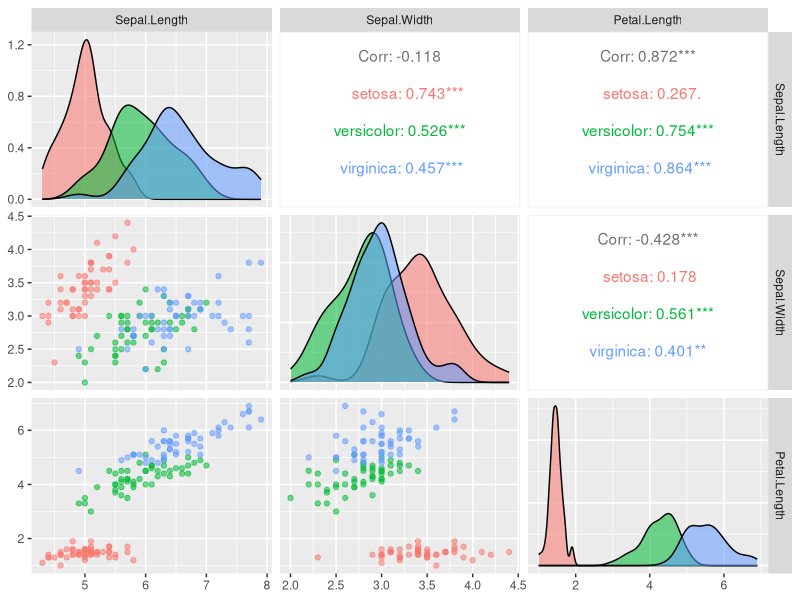
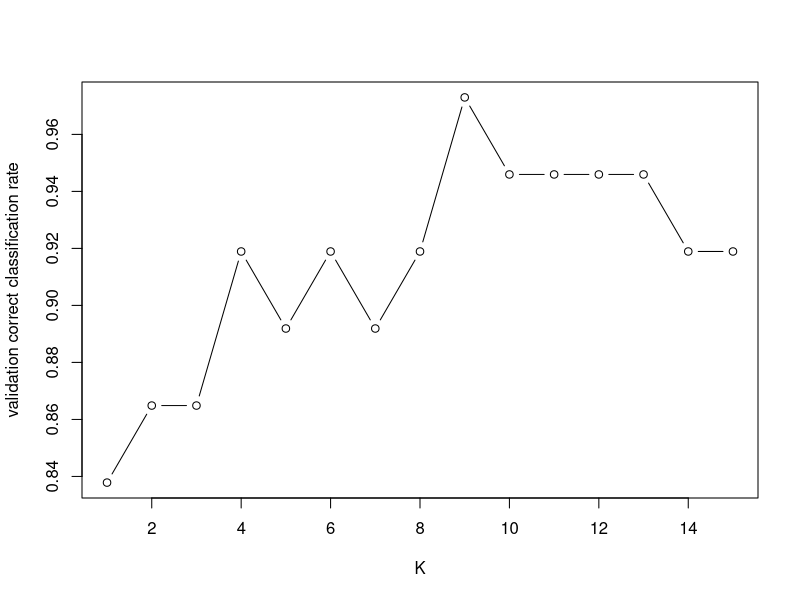
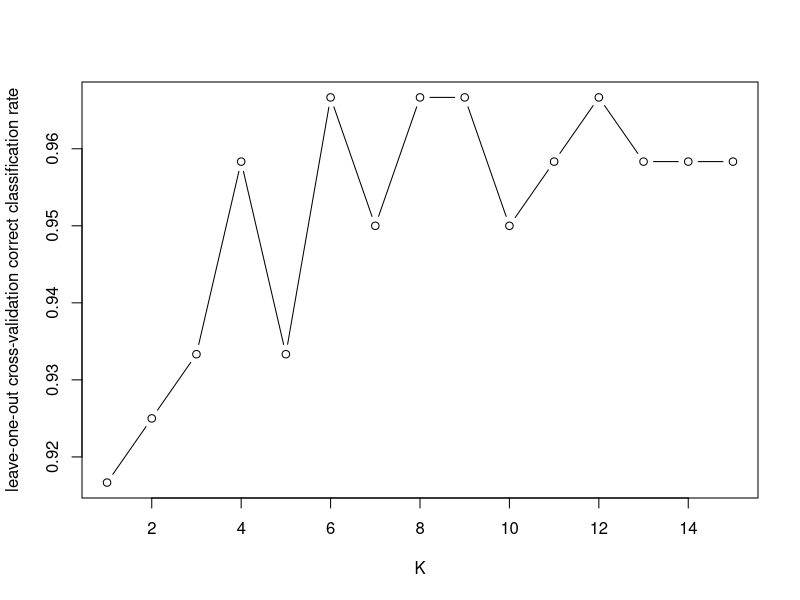

Write R code to recreate these figures, in order.
## ---- chunk 1
library(skimr)
skim(iris)
## ---- chunk 2
library(GGally)
ggpairs(iris, columns=1:3, ggplot2::aes(colour=Species, alpha=0.2))
## ---- chunk 3
set.seed(1)
n <- nrow(iris)
ind1 <- sample(c(1:n), floor(0.5*n))
ind2 <- sample(c(1:n)[-ind1], floor(0.25*n))
ind3 <- setdiff(c(1:n),c(ind1,ind2))
iris.train <- iris[ind1,]
iris.valid <- iris[ind2,]
iris.test  <- iris[ind3,]
## ---- chunk 4
var.mean <- apply(iris.train[,1:4],2,mean) #calculate mean of each feature
var.sd   <- apply(iris.train[,1:4],2,sd)   #calculate standard deviation of each feature

# standardise training, validation and test sets
iris.train.scale <-t(apply(iris.train[,1:4], 1, function(x) (x-var.mean)/var.sd))
iris.valid.scale <-t(apply(iris.valid[,1:4], 1, function(x) (x-var.mean)/var.sd))
iris.test.scale  <-t(apply(iris.test[,1:4],  1, function(x) (x-var.mean)/var.sd))
## ---- chunk 5
library(class)
set.seed(1)
K <- c(1:15)
valid.corr <- c()
for (k in K){
  valid.pred <- knn(iris.train.scale, iris.valid.scale, iris.train[,5], k=k)
  valid.corr[k] <- mean(iris.valid[,5] == valid.pred)
}

plot(K, valid.corr, type="b", ylab="validation correct classification rate")
## ---- chunk 6
idx <- which(valid.corr==max(valid.corr))
## ---- chunk 7
k.opt <- which.max(valid.corr)
test.pred <- knn(iris.train.scale, iris.test.scale, iris.train[,5], k=k.opt)
table(iris.test$Species,test.pred)
## ---- chunk 8
set.seed(1)
n <- nrow(iris)
ind <- sample(c(1:n), floor(0.8*n))
iris.train <- iris[ind,]
iris.test  <- iris[-ind,]
## ---- chunk 9
var.mean <- apply(iris.train[,1:4],2,mean) #calculate mean of each feature
var.sd   <- apply(iris.train[,1:4],2,sd)   #calculate standard deviation of each feature

# standardise training, validation and test sets
iris.train.scale <-t(apply(iris.train[,1:4], 1, function(x) (x-var.mean)/var.sd))
iris.test.scale  <-t(apply(iris.test[,1:4],  1, function(x) (x-var.mean)/var.sd))
## ---- chunk 10
K <- c(1:15)
cv.corr <- c()
for (k in K){
  train.pred <- knn.cv(iris.train.scale, iris.train[,5], k=k)
  cv.corr[k] <- mean(iris.train[,5] == train.pred)
}

plot(K, cv.corr, type="b", ylab="leave-one-out cross-validation correct classification rate")
k.opt <- which.max(cv.corr); print(k.opt)
